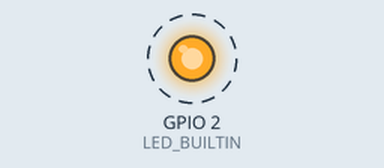
The program below on a simulated ESP32. Shown: output pins drawn as LEDs (lit = HIGH). Dashed ring = blinking. What the program prints to the serial monitor is not drawn.

Above: at 0.05 s.
Timing chart, 0 to 3.0 s (numbered marks = the images above):
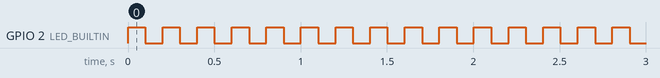

The program:

main.cpp
```cpp
/*
 * Blink
 * Turns on an LED on for one second,
 * then off for one second, repeatedly.
 */

#include <Arduino.h>

// Set LED_BUILTIN if it is not defined by Arduino framework i.e. using board = esp32dev
// Comment out if using board = esp32doit-devkit-v1 as LED_BUILTIN is defined therein
#define LED_BUILTIN 2

void setup()
{
  // initialize LED digital pin as an output.
  pinMode(LED_BUILTIN, OUTPUT);

  Serial.begin(115200); //same speed as defined for the serial monitor in platformio.ini
  Serial.println("Start");
}

int delayTime = 100;

void blink_led()
{
  digitalWrite(LED_BUILTIN, HIGH); // turn the LED off (HIGH is the voltage level)
  Serial.println("The Blue LED is off");
  delay(delayTime); // wait for a second
  digitalWrite(LED_BUILTIN, LOW); // turn the LED on by making the voltage LOW
  Serial.println("The Blue LED is on");
  Serial.println(ESP.getFlashChipSize(),HEX);
  Serial.println(ESP.getFreeSketchSpace(),HEX);
  delay(delayTime); // wait for a second
}

void loop()
{
blink_led();
}
```

Measured:
- by itself, GPIO 2 (LED_BUILTIN): alternates HIGH for 0.10 s and LOW for 0.10 s
